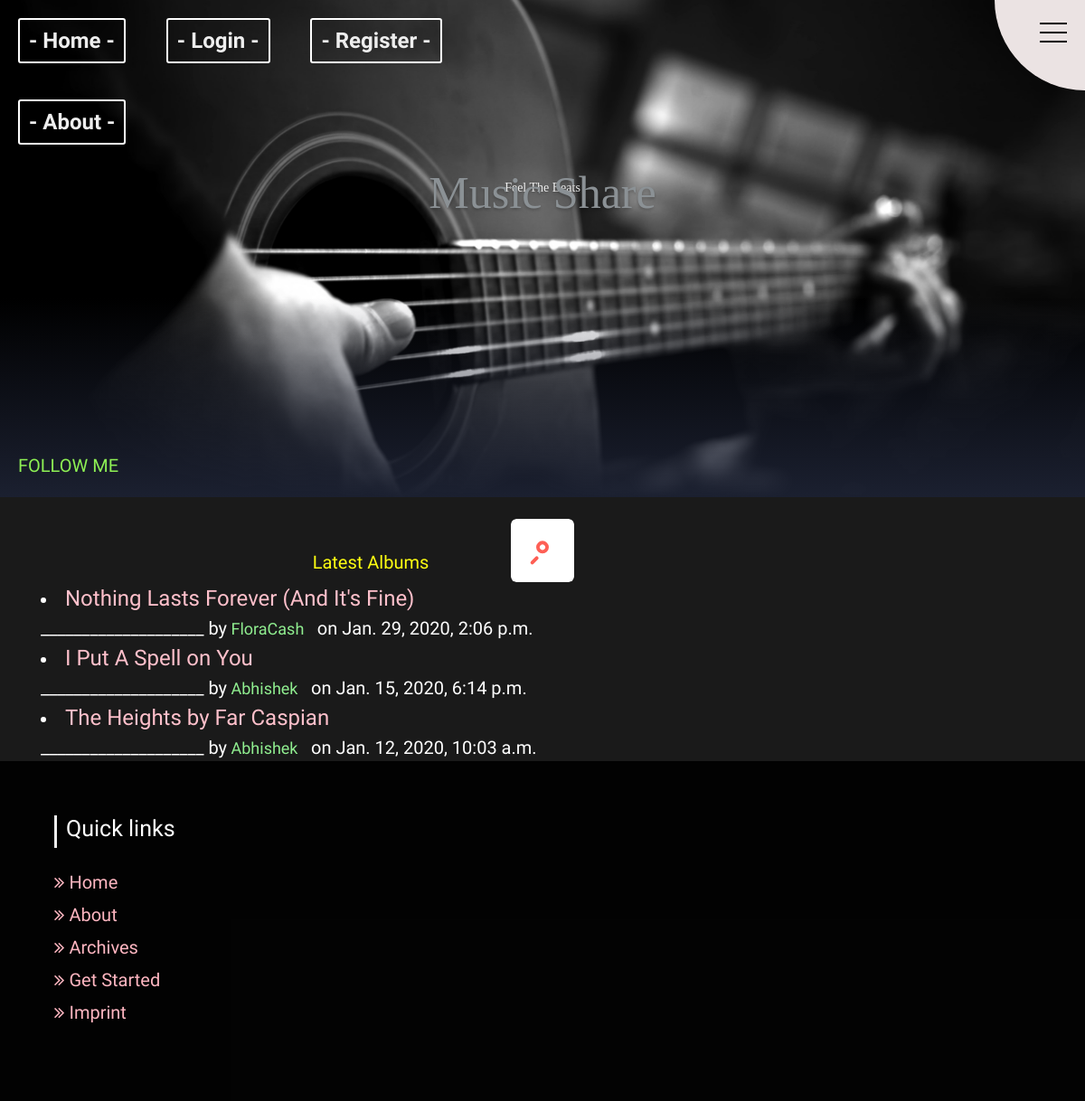
The app's page /latest_albums/, older data.
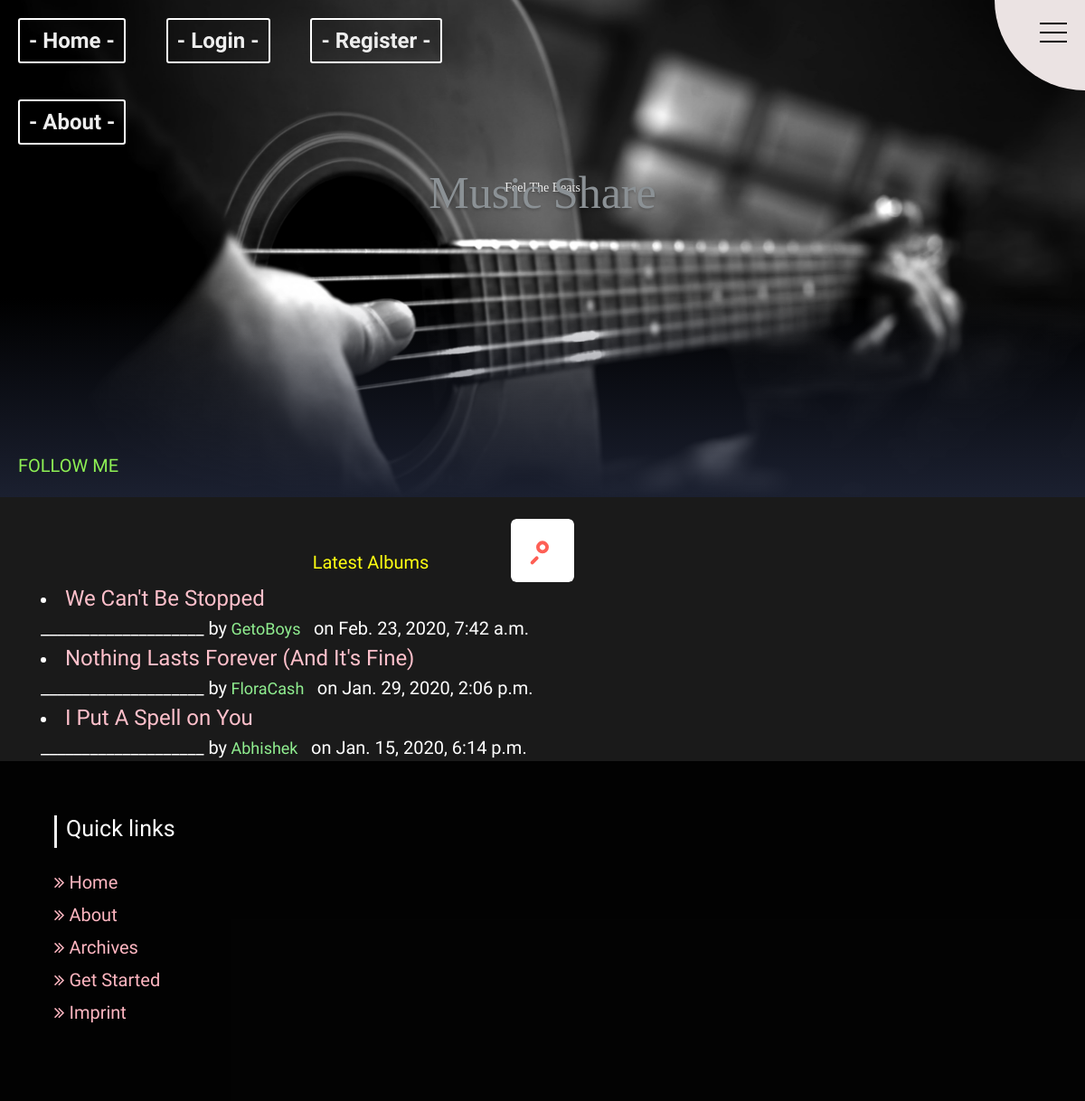
The same page, newer data.
### music/models.py (models this page shows, shortened)
class Album(models.Model):
    title = models.CharField(max_length = 100)
    artists = models.TextField()
    genre = models.CharField(max_length=100)
    date_posted = models.DateTimeField(default=timezone.now)
    author  = models.ForeignKey(User,on_delete=models.CASCADE)
    image = models.ImageField(blank=True,null=True,upload_to='album_cover')

### music/views.py (the view)
# urls.py: path('latest_albums/',views.latest_albums,name='latest-albums'),
def latest_albums(request):
    latest_Album = Album.objects.all()
    forms = Album.objects.filter(date_posted__lte=timezone.now()).order_by('-date_posted')[0:3]
    return render(request, 'music/latest_album.html', {'album': latest_albums,'forms': forms,})

### music/templates/music/latest_album.html (shortened to what this page needs)
{% extends "music/base.html" %}
{% block content %}
        <h3>
          <font color="#ff1"><center>Latest Albums</center></font>
        </h3>
        {% for form in forms %}
        <li><font color = "lightgreen" size = "5.6px">
                <a style="color:pink;" href="{% url 'album-detail' form.id %}"> {{ form.title }} </font></a><br>____________________ by<font color = "#5ce65c" size = "4px"> <a class="mr-2" style="color:lightgreen;" href="{% url 'user-albums' form.author.username %}">  {{ form.author }}  </a> </font> on {{ form.date_posted }}
        </li>
        {% endfor %}
{% endblock %}

Row changes from the older to the newer data that the page shows:
no longer on this page (row unchanged): Album: title "The Heights by Far Caspian", author "Abhishek", date_posted "Jan. 12, 2020, 10:03 a.m."
added Album: title "We Can't Be Stopped", author "GetoBoys", date_posted "Feb. 23, 2020, 7:42 a.m."
